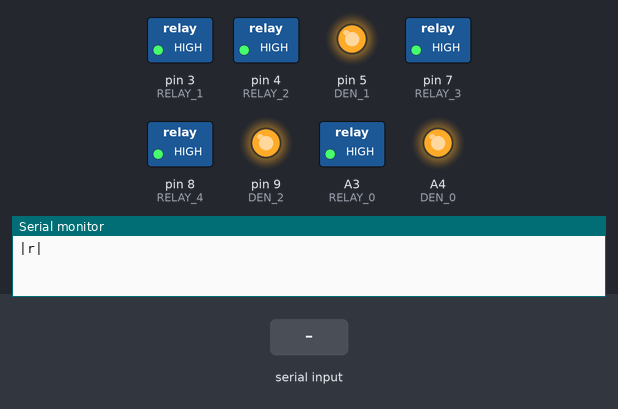
A sketch run on a simulated Arduino Uno, built with avr-gcc and run on an emulated ATmega328P. Parts: switched loads named in the sketch (green lamp = pin HIGH), output pins drawn as LEDs (lit = HIGH), the last lines printed to the serial monitor. Inputs (shaded band) come from the test bench.

Above: at 1.2 s.
1.3 s: "<0>" received over Serial
At 2.7 s:
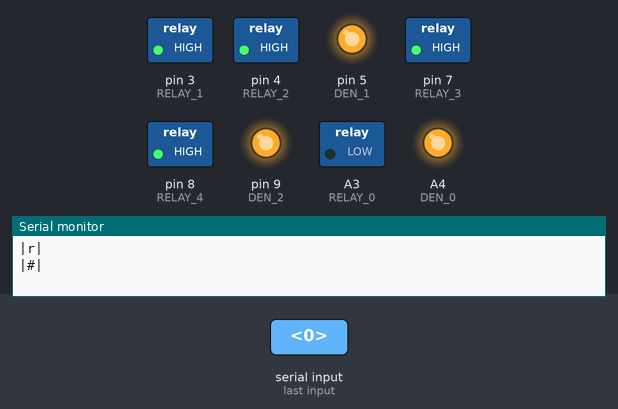
3.0 s: "<1>" received over Serial
At 4.1 s:
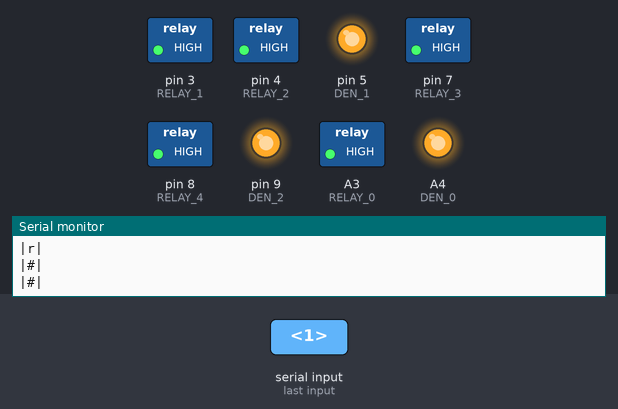
4.7 s: "<90,45,200>" received over Serial
At 5.3 s:
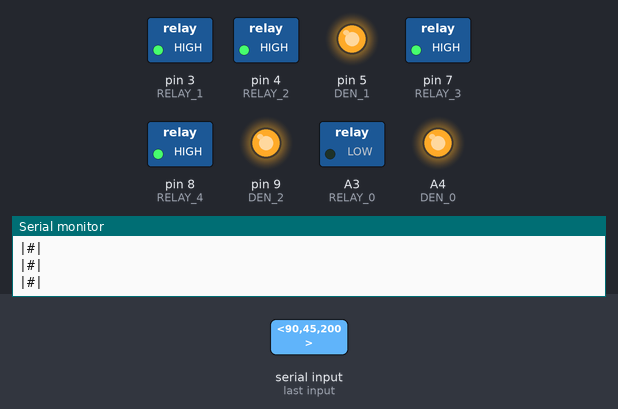
Timing chart, 0 to 7.7 s (numbered marks = the images above; inputs shaded):
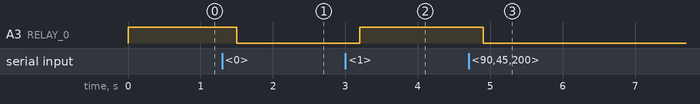

Measured:
- after the input at 1.3 s, A3 (RELAY_0): HIGH → LOW after 0.20 s
- after the input at 3.0 s, A3 (RELAY_0): LOW → HIGH after 0.20 s
- after the input at 4.7 s, A3 (RELAY_0): HIGH → LOW after 0.20 s

The sketch:

power_board.ino
```cpp
// Power distribution board manual: https://www.infineon.com/dgdl/Infineon-24V_ProtectedSwitchShield_with_Profet+24V_for_Arduino_UsersManual_10.pdf-UserManual-v01_01-EN.pdf?fileId=5546d46255dd933d0156074933e91fe2
// Wilfred's variables for pin assignments, based off/copied from https://github.com/panoptes/POCS/blob/develop/resources/arduino/PowerBoard/PowerBoard.ino as of 7/25/2023

// Meanwell UPS AC and Battery pins
const int AC_OK = 11;
const int BAT_LOW = 12;

// Relay pin assignments                           // Connected component based off of https://www.youtube.com/watch?v=Uq_ytlCmLIw&t=221s
const int RELAY_0 = A3; // 0_0 PROFET-0 Channel 0 (A3 = 17) ---> Weather sensor
const int RELAY_1 = 3;  // 1_0 PROFET-0 Channel 1           ---> Unassigned
const int RELAY_2 = 4;  // 0_1 PROFET-1 Channel 0           ---> Fan
const int RELAY_3 = 7;  // 1_1 PROFET-1 Channel 1           ---> Cameras
const int RELAY_4 = 8;  // 0_2 PROFET-2 Channel 0           ---> Mount

// Current Sense
const int I_SENSE_0 = A0; // (PROFET-0 A0 = 14)
const int I_SENSE_1 = A1; // (PROFET-1 A1 = 15)
const int I_SENSE_2 = A2; // (PROFET-2 A2 = 16)

// Channel select
const int DSEL_0 = 2; // PROFET-0
const int DSEL_1 = 6; // PROFET-1

// Enable Sensing
const int DEN_0 = A4; // PROFET-0 (A4 = 18)
const int DEN_1 = 5;  // PROFET-1
const int DEN_2 = 9;  // PROFET-2

const int relayArray[] = {RELAY_0, RELAY_1, RELAY_2, RELAY_3, RELAY_4};

// Serial communication variables
const int maxChars = 10;
char command[maxChars];
bool haveNewCmd = false;

void setup(){
  Serial.begin(9600);
  Serial.setTimeout(5);

  // Set modes for pins
  pinMode(AC_OK, INPUT_PULLUP);
  pinMode(BAT_LOW, INPUT_PULLUP);

  pinMode(RELAY_0, OUTPUT);
  pinMode(RELAY_1, OUTPUT);
  pinMode(RELAY_2, OUTPUT);
  pinMode(RELAY_3, OUTPUT);
  pinMode(RELAY_4, OUTPUT);

  pinMode(I_SENSE_0, INPUT);  // I think this isn't necessary, default behavior is already INPUT, but these are also analog pins
  pinMode(I_SENSE_1, INPUT);  // going to leave it as is since I don't have access to hardware and don't want to fry anything
  pinMode(I_SENSE_2, INPUT);

  pinMode(DEN_0, OUTPUT);
  pinMode(DEN_1, OUTPUT);
  pinMode(DEN_2, OUTPUT);

  // Write values to pins
  // Need to do this to read current of each relay
  digitalWrite(DEN_0, HIGH);
  digitalWrite(DEN_1, HIGH);
  digitalWrite(DEN_2, HIGH);

  // Jank and obfuscated, do not let into production.
  // Should be initialized with pinMode, doing it this way makes
  // the microcontroller choose the pinMode based off of default behavior.
  // Currently, I think digitalWrite is assigning these to pinMode(DSEL_X, INPUT_PULLUP).
  // For now just pray that arduino doesn't change digitalWrite() default behavior.
  // When someone can physically observe the system or test on a seperate arduino or disconnect
  // cabling testing with a voltometer should be done with explicit pinMODE(DSEL_X, INPUT_PULLUP)
  digitalWrite(DSEL_0, LOW);
  digitalWrite(DSEL_1, LOW);

  // Not exactly what I would've wanted to do, but am limited by hardware.
  // The arduino runs setup when a new serial connection is opened (at least by python). If a user turns off certain relays and restarts
  // moxa-pocs, when moxa-pocs tries to communicate with the arduino it will write the pins to high again. Trade off is that this way if
  // power goes out and then comes back on, arduino will automatically turn on all of the components.
  digitalWrite(RELAY_0, HIGH);
  digitalWrite(RELAY_1, HIGH);
  digitalWrite(RELAY_2, HIGH);
  digitalWrite(RELAY_3, HIGH);
  digitalWrite(RELAY_4, HIGH);
  Serial.println("|r|");
}

void loop() {
  if (haveNewCmd == false){
    readSerial();
  }
  else if (haveNewCmd == true){
    execute_command();
    haveNewCmd = false;
  }
  delay(100);
}

void readSerial() {
  char currentChar;
  bool recievingCmd = false;
  int i = 0;

  while (Serial.available() > 0){
    currentChar = Serial.read();
    if (currentChar == byte('<') && recievingCmd == false){
      recievingCmd = true;
    }
    else if (currentChar != byte('>') && recievingCmd == true && i < maxChars){
      command[i] = currentChar;
      i++;
    }
    else {
      command[i] = '\0';
      i = 0;
      recievingCmd = false;
      haveNewCmd = true;
      break;
    }
  }
}

void execute_command(){
  char baseCmd[maxChars] = {0};
  char * strIdx;
  strIdx = strtok(command,",");
  strcpy(baseCmd, strIdx);
  int switchCmd = atoi(baseCmd);
  strIdx = strtok(NULL, ",");

  int relayIdx;

  if (switchCmd == 0){
    relayIdx = atoi(strIdx);
    turnRelayOff(relayIdx);
  }
  else if (switchCmd == 1){
    relayIdx = atoi(strIdx);
    turnRelayOn(relayIdx);
  }
  else if (switchCmd == 2){
    sendCurrentData();
  }
}

// Command functions
void turnRelayOn(int relayIndex){
  digitalWrite(relayArray[relayIndex], HIGH);
  Serial.println("|#|");
}

void turnRelayOff(int relayIndex){
  digitalWrite(relayArray[relayIndex], LOW);
  Serial.println("|#|");
}

void sendCurrentData(){
  // Read current in each channel on each device and print the currents in the same order as the relayArray
  int current_readings[5];

  digitalWrite(DSEL_0, LOW);
  digitalWrite(DSEL_1, LOW);
  delay(500);

  current_readings[0] = analogRead(I_SENSE_0); // 0_0 Weather sensor
  current_readings[2] = analogRead(I_SENSE_1); // 0_1 Fan
  current_readings[4] = analogRead(I_SENSE_2); // 0_2 Mount

  digitalWrite(DSEL_0, HIGH);
  digitalWrite(DSEL_1, HIGH);
  delay(500);

  current_readings[1] = analogRead(I_SENSE_0); // 1_0 Unassigned
  current_readings[3] = analogRead(I_SENSE_1); // 1_1 Cameras

  Serial.print("|");
  for (int i = 0; i <= 4; i++){
    Serial.print(current_readings[i]);
    Serial.print(",");
  }
  Serial.print("|");
  Serial.println();

}
```
